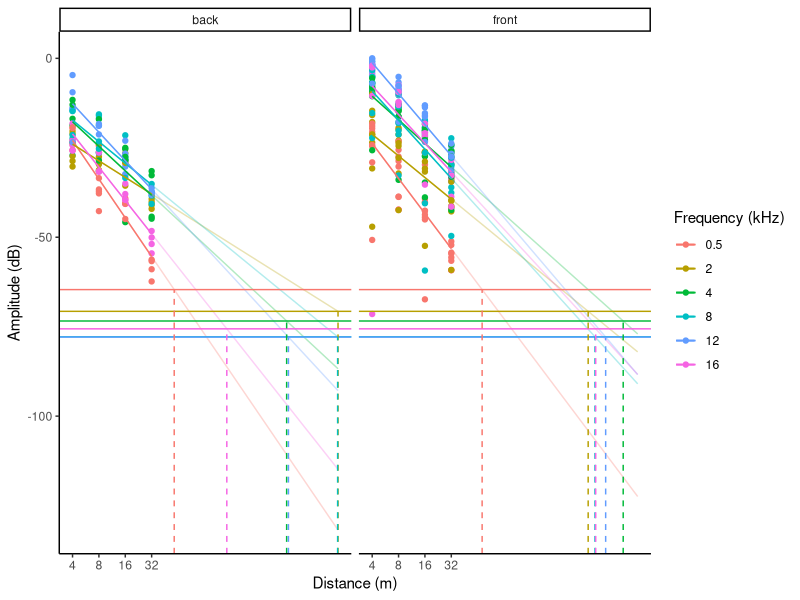

Write the R code that produced this figure.
# Calculation of estimated extinction distance

# Load packages
library(data.table)       
library(ggplot2)
library(kableExtra)
library(knitr)
# import csv containing ambient sound and sound transmission amplitudes
detection.spaces0<-fread("Group3_Malte_Robin_Moe.csv")
# detection.spaces0<-fread("detection_space.csv")


#'log-transform distances
detection.spaces0[,distance_m_log:=log(distance_m)]

# calculate extinction distances based on linear fits of sound transmission
detection.spaces1=detection.spaces0[!is.na(amp_db) & type=="signal",
                                    .(intercept=coef(lm(amp_db~distance_m_log))[1],
                                      slope=coef(lm(amp_db~distance_m_log))[2]),
                                    .(direction,freq_khz)]

# extract values separately for each microphone and amplitude direction
detection.spaces2=merge(detection.spaces1,
                        detection.spaces0[!is.na(amp_db) & type=="ambient",
                                          .(ambient_db=mean(amp_db)),
                                          .(freq_khz)],
                        by="freq_khz")

# calculate extinction distance, exponentiated to back-transform the log values
detection.spaces2[,extinction_m:=exp((ambient_db-intercept)/slope)]

# Column `extinction_m` in the data frame `detection.spaces2` contains the extinction distance.
detection.spaces2
detection.spaces2 %>%
  kable(format = "html", 
        digits = 2,
        caption = "Extinction Distance Table") %>%
  kable_styling(bootstrap_options = c("striped", "hover", "condensed", "responsive"),
                full_width = FALSE,
                position = "center")

kable(detection.spaces2) %>%
  kable_styling("striped", position = "left", font_size = 10)

# graph the sound profiles for each direction
ggplot(detection.spaces0[!is.na(amp_db) & type=="signal"],
       aes(distance_m_log,amp_db,color=as.factor(freq_khz)))+
  geom_point()+
  geom_line(method="lm",fullrange=T,stat="smooth",alpha=0.3,se=F)+
  geom_line(method="lm",stat="smooth")+
  # we average the ambient amplitude over both channels
  geom_hline(data=detection.spaces2[!is.na(ambient_db),
                                    .(amp_db=mean(ambient_db)),
                                    .(freq_khz)],
             aes(yintercept=amp_db,color=as.factor(freq_khz)))+
  geom_segment(data=detection.spaces2[!is.na(extinction_m),
                                      .(extinction_m=unique(extinction_m),
                                        ambient_db=unique(ambient_db)),
                                      .(direction,freq_khz)],
               aes(x=log(extinction_m),
                   xend=log(extinction_m),
                   y=-Inf,yend=ambient_db,
                   color=as.factor(freq_khz)),lty=2)+
  scale_x_continuous(breaks=detection.spaces0[!is.na(distance_m),
                                              unique(distance_m_log)],
                     labels=detection.spaces0[!is.na(distance_m),
                                              unique(distance_m)])+
  facet_wrap(~paste(direction,sep=" - "))+
  labs(
       x = "Distance (m)",
       y = "Amplitude (dB)",
       color = "Frequency (kHz)"
       )+
  theme_classic()
